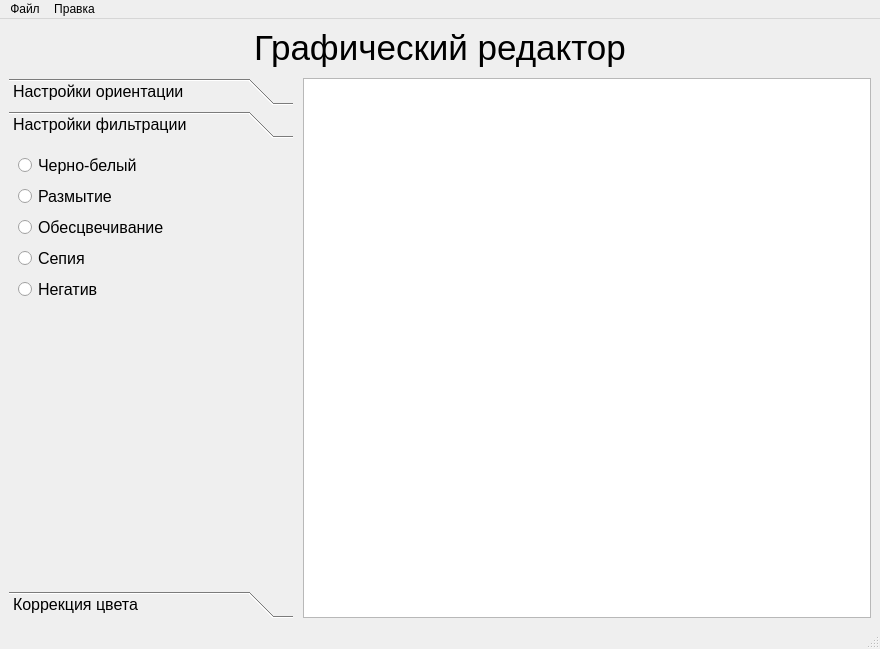
<?xml version="1.0" encoding="UTF-8"?>
<ui version="4.0">
 <class>MainWindow</class>
 <widget class="QMainWindow" name="MainWindow">
  <property name="geometry">
   <rect>
    <x>0</x>
    <y>0</y>
    <width>880</width>
    <height>649</height>
   </rect>
  </property>
  <property name="sizePolicy">
   <sizepolicy hsizetype="Expanding" vsizetype="Maximum">
    <horstretch>0</horstretch>
    <verstretch>0</verstretch>
   </sizepolicy>
  </property>
  <property name="windowTitle">
   <string>ImageProcessor</string>
  </property>
  <widget class="QWidget" name="centralwidget">
   <layout class="QHBoxLayout" name="horizontalLayout">
    <item>
     <layout class="QVBoxLayout" name="verticalLayout" stretch="0,0">
      <property name="spacing">
       <number>10</number>
      </property>
      <item>
       <widget class="QLabel" name="app_name_label">
        <property name="sizePolicy">
         <sizepolicy hsizetype="Expanding" vsizetype="Maximum">
          <horstretch>0</horstretch>
          <verstretch>0</verstretch>
         </sizepolicy>
        </property>
        <property name="font">
         <font>
          <pointsize>26</pointsize>
         </font>
        </property>
        <property name="text">
         <string>Графический редактор</string>
        </property>
        <property name="alignment">
         <set>Qt::AlignCenter</set>
        </property>
       </widget>
      </item>
      <item>
       <layout class="QGridLayout" name="gridLayout" rowstretch="0,0" columnstretch="1,2">
        <item row="1" column="1">
         <layout class="QGridLayout" name="pic_layout">
          <property name="spacing">
           <number>0</number>
          </property>
          <item row="0" column="0">
           <widget class="QGraphicsView" name="pic_view"/>
          </item>
         </layout>
        </item>
        <item row="1" column="0">
         <widget class="QToolBox" name="toolBox">
          <property name="sizePolicy">
           <sizepolicy hsizetype="Expanding" vsizetype="Expanding">
            <horstretch>0</horstretch>
            <verstretch>0</verstretch>
           </sizepolicy>
          </property>
          <property name="font">
           <font>
            <pointsize>12</pointsize>
           </font>
          </property>
          <property name="currentIndex">
           <number>1</number>
          </property>
          <property name="tabSpacing">
           <number>6</number>
          </property>
          <widget class="QWidget" name="orientation_page">
           <property name="geometry">
            <rect>
             <x>0</x>
             <y>0</y>
             <width>284</width>
             <height>434</height>
            </rect>
           </property>
           <attribute name="label">
            <string>Настройки ориентации</string>
           </attribute>
           <layout class="QVBoxLayout" name="verticalLayout_3">
            <item>
             <layout class="QVBoxLayout" name="orientation_settings_layout" stretch="0,0,0,0,0,0,0,0,0">
              <item>
               <widget class="QLabel" name="zoom_label">
                <property name="sizePolicy">
                 <sizepolicy hsizetype="Preferred" vsizetype="Maximum">
                  <horstretch>0</horstretch>
                  <verstretch>0</verstretch>
                 </sizepolicy>
                </property>
                <property name="text">
                 <string>Масштаб:</string>
                </property>
                <property name="alignment">
                 <set>Qt::AlignLeading|Qt::AlignLeft|Qt::AlignVCenter</set>
                </property>
               </widget>
              </item>
              <item>
               <widget class="QSlider" name="zoom_slider">
                <property name="sizePolicy">
                 <sizepolicy hsizetype="Expanding" vsizetype="Fixed">
                  <horstretch>0</horstretch>
                  <verstretch>0</verstretch>
                 </sizepolicy>
                </property>
                <property name="minimumSize">
                 <size>
                  <width>264</width>
                  <height>15</height>
                 </size>
                </property>
                <property name="minimum">
                 <number>50</number>
                </property>
                <property name="maximum">
                 <number>200</number>
                </property>
                <property name="value">
                 <number>100</number>
                </property>
                <property name="orientation">
                 <enum>Qt::Horizontal</enum>
                </property>
               </widget>
              </item>
              <item>
               <layout class="QHBoxLayout" name="zoom_settings_layout" stretch="1,1,3">
                <item>
                 <widget class="QPushButton" name="zoom_decrease_button">
                  <property name="sizePolicy">
                   <sizepolicy hsizetype="Minimum" vsizetype="Maximum">
                    <horstretch>0</horstretch>
                    <verstretch>0</verstretch>
                   </sizepolicy>
                  </property>
                  <property name="minimumSize">
                   <size>
                    <width>20</width>
                    <height>20</height>
                   </size>
                  </property>
                  <property name="font">
                   <font>
                    <pointsize>8</pointsize>
                   </font>
                  </property>
                  <property name="toolTip">
                   <string>Уменьшить масштаб</string>
                  </property>
                  <property name="text">
                   <string>-</string>
                  </property>
                 </widget>
                </item>
                <item>
                 <widget class="QPushButton" name="zoom_increase_button">
                  <property name="sizePolicy">
                   <sizepolicy hsizetype="Minimum" vsizetype="Maximum">
                    <horstretch>0</horstretch>
                    <verstretch>0</verstretch>
                   </sizepolicy>
                  </property>
                  <property name="minimumSize">
                   <size>
                    <width>20</width>
                    <height>20</height>
                   </size>
                  </property>
                  <property name="font">
                   <font>
                    <pointsize>8</pointsize>
                   </font>
                  </property>
                  <property name="toolTip">
                   <string>Увеличить масштаб</string>
                  </property>
                  <property name="text">
                   <string>+</string>
                  </property>
                 </widget>
                </item>
                <item>
                 <widget class="QLabel" name="zoom_percentage_label">
                  <property name="sizePolicy">
                   <sizepolicy hsizetype="Expanding" vsizetype="Maximum">
                    <horstretch>0</horstretch>
                    <verstretch>0</verstretch>
                   </sizepolicy>
                  </property>
                  <property name="minimumSize">
                   <size>
                    <width>0</width>
                    <height>20</height>
                   </size>
                  </property>
                  <property name="font">
                   <font>
                    <pointsize>11</pointsize>
                   </font>
                  </property>
                  <property name="text">
                   <string>100%</string>
                  </property>
                  <property name="alignment">
                   <set>Qt::AlignRight|Qt::AlignTrailing|Qt::AlignVCenter</set>
                  </property>
                 </widget>
                </item>
               </layout>
              </item>
              <item>
               <widget class="QLabel" name="rotate_label">
                <property name="sizePolicy">
                 <sizepolicy hsizetype="Preferred" vsizetype="Minimum">
                  <horstretch>0</horstretch>
                  <verstretch>0</verstretch>
                 </sizepolicy>
                </property>
                <property name="text">
                 <string>Вращение:</string>
                </property>
               </widget>
              </item>
              <item>
               <widget class="QSlider" name="rotate_slider">
                <property name="sizePolicy">
                 <sizepolicy hsizetype="Expanding" vsizetype="Minimum">
                  <horstretch>0</horstretch>
                  <verstretch>0</verstretch>
                 </sizepolicy>
                </property>
                <property name="minimum">
                 <number>-180</number>
                </property>
                <property name="maximum">
                 <number>180</number>
                </property>
                <property name="orientation">
                 <enum>Qt::Horizontal</enum>
                </property>
               </widget>
              </item>
              <item>
               <layout class="QHBoxLayout" name="rotation_settings_layout" stretch="1,1,3">
                <item>
                 <widget class="QPushButton" name="rotate_left_button">
                  <property name="sizePolicy">
                   <sizepolicy hsizetype="Minimum" vsizetype="Maximum">
                    <horstretch>0</horstretch>
                    <verstretch>0</verstretch>
                   </sizepolicy>
                  </property>
                  <property name="minimumSize">
                   <size>
                    <width>20</width>
                    <height>20</height>
                   </size>
                  </property>
                  <property name="text">
                   <string/>
                  </property>
                  <property name="icon">
                   <iconset resource="Resources.qrc">
                    <normaloff>:/icons/r_arrow.png</normaloff>:/icons/r_arrow.png</iconset>
                  </property>
                 </widget>
                </item>
                <item>
                 <widget class="QPushButton" name="rotate_right_button">
                  <property name="sizePolicy">
                   <sizepolicy hsizetype="Minimum" vsizetype="Maximum">
                    <horstretch>0</horstretch>
                    <verstretch>0</verstretch>
                   </sizepolicy>
                  </property>
                  <property name="minimumSize">
                   <size>
                    <width>20</width>
                    <height>20</height>
                   </size>
                  </property>
                  <property name="text">
                   <string/>
                  </property>
                  <property name="icon">
                   <iconset resource="Resources.qrc">
                    <normaloff>:/icons/arrow.png</normaloff>:/icons/arrow.png</iconset>
                  </property>
                 </widget>
                </item>
                <item>
                 <widget class="QLabel" name="rotate_degree_label">
                  <property name="sizePolicy">
                   <sizepolicy hsizetype="Expanding" vsizetype="Maximum">
                    <horstretch>0</horstretch>
                    <verstretch>0</verstretch>
                   </sizepolicy>
                  </property>
                  <property name="toolTip">
                   <string/>
                  </property>
                  <property name="toolTipDuration">
                   <number>6</number>
                  </property>
                  <property name="whatsThis">
                   <string/>
                  </property>
                  <property name="text">
                   <string>0°</string>
                  </property>
                  <property name="alignment">
                   <set>Qt::AlignRight|Qt::AlignTrailing|Qt::AlignVCenter</set>
                  </property>
                 </widget>
                </item>
               </layout>
              </item>
              <item>
               <widget class="QLabel" name="label">
                <property name="text">
                 <string>Отражение:</string>
                </property>
               </widget>
              </item>
              <item>
               <layout class="QHBoxLayout" name="reflection_buttons_layout">
                <item>
                 <widget class="QPushButton" name="horizontal_reflection_button">
                  <property name="text">
                   <string>По горизонтали</string>
                  </property>
                 </widget>
                </item>
                <item>
                 <widget class="QPushButton" name="vertical_reflection_button">
                  <property name="text">
                   <string>По вертикали</string>
                  </property>
                 </widget>
                </item>
               </layout>
              </item>
              <item>
               <spacer name="verticalSpacer">
                <property name="orientation">
                 <enum>Qt::Vertical</enum>
                </property>
                <property name="sizeHint" stdset="0">
                 <size>
                  <width>20</width>
                  <height>40</height>
                 </size>
                </property>
               </spacer>
              </item>
             </layout>
            </item>
           </layout>
          </widget>
          <widget class="QWidget" name="filter_page">
           <property name="geometry">
            <rect>
             <x>0</x>
             <y>0</y>
             <width>284</width>
             <height>434</height>
            </rect>
           </property>
           <attribute name="label">
            <string>Настройки фильтрации</string>
           </attribute>
           <layout class="QVBoxLayout" name="verticalLayout_6">
            <item>
             <layout class="QVBoxLayout" name="filter_page_vlayout">
              <item>
               <widget class="QRadioButton" name="black_white_radio">
                <property name="text">
                 <string>Черно-белый</string>
                </property>
               </widget>
              </item>
              <item>
               <widget class="QRadioButton" name="blur_radio">
                <property name="text">
                 <string>Размытие</string>
                </property>
               </widget>
              </item>
              <item>
               <widget class="QRadioButton" name="colorless_radio">
                <property name="text">
                 <string>Обесцвечивание</string>
                </property>
               </widget>
              </item>
              <item>
               <widget class="QRadioButton" name="sepia_radio">
                <property name="text">
                 <string>Сепия</string>
                </property>
               </widget>
              </item>
              <item>
               <widget class="QRadioButton" name="negative_radio">
                <property name="text">
                 <string>Негатив</string>
                </property>
               </widget>
              </item>
              <item>
               <spacer name="filter_settings_spacer">
                <property name="orientation">
                 <enum>Qt::Vertical</enum>
                </property>
                <property name="sizeHint" stdset="0">
                 <size>
                  <width>20</width>
                  <height>40</height>
                 </size>
                </property>
               </spacer>
              </item>
             </layout>
            </item>
           </layout>
          </widget>
          <widget class="QWidget" name="page">
           <property name="geometry">
            <rect>
             <x>0</x>
             <y>0</y>
             <width>284</width>
             <height>434</height>
            </rect>
           </property>
           <attribute name="label">
            <string>Коррекция цвета</string>
           </attribute>
           <layout class="QVBoxLayout" name="verticalLayout_5">
            <item>
             <layout class="QVBoxLayout" name="verticalLayout_4">
              <item>
               <widget class="QLabel" name="brightness_label">
                <property name="text">
                 <string>Яркость</string>
                </property>
               </widget>
              </item>
              <item>
               <widget class="QSlider" name="brightness_slider">
                <property name="minimum">
                 <number>-255</number>
                </property>
                <property name="maximum">
                 <number>255</number>
                </property>
                <property name="orientation">
                 <enum>Qt::Horizontal</enum>
                </property>
               </widget>
              </item>
              <item>
               <layout class="QHBoxLayout" name="horizontalLayout_6">
                <item>
                 <widget class="QPushButton" name="brightness_decrease_button">
                  <property name="sizePolicy">
                   <sizepolicy hsizetype="Fixed" vsizetype="Fixed">
                    <horstretch>0</horstretch>
                    <verstretch>0</verstretch>
                   </sizepolicy>
                  </property>
                  <property name="text">
                   <string>-</string>
                  </property>
                 </widget>
                </item>
                <item>
                 <widget class="QPushButton" name="brightness_increase_button">
                  <property name="sizePolicy">
                   <sizepolicy hsizetype="Fixed" vsizetype="Fixed">
                    <horstretch>0</horstretch>
                    <verstretch>0</verstretch>
                   </sizepolicy>
                  </property>
                  <property name="text">
                   <string>+</string>
                  </property>
                 </widget>
                </item>
                <item>
                 <widget class="QLabel" name="brightness_level_label">
                  <property name="text">
                   <string>+0</string>
                  </property>
                  <property name="alignment">
                   <set>Qt::AlignRight|Qt::AlignTrailing|Qt::AlignVCenter</set>
                  </property>
                 </widget>
                </item>
               </layout>
              </item>
              <item>
               <widget class="QLabel" name="contrast_label">
                <property name="text">
                 <string>Контрастность</string>
                </property>
               </widget>
              </item>
              <item>
               <widget class="QSlider" name="contrast_slider">
                <property name="minimum">
                 <number>-99</number>
                </property>
                <property name="orientation">
                 <enum>Qt::Horizontal</enum>
                </property>
               </widget>
              </item>
              <item>
               <layout class="QHBoxLayout" name="horizontalLayout_7">
                <item>
                 <widget class="QPushButton" name="contrast_decrease_button">
                  <property name="sizePolicy">
                   <sizepolicy hsizetype="Fixed" vsizetype="Fixed">
                    <horstretch>0</horstretch>
                    <verstretch>0</verstretch>
                   </sizepolicy>
                  </property>
                  <property name="text">
                   <string>-</string>
                  </property>
                 </widget>
                </item>
                <item>
                 <widget class="QPushButton" name="contrast_increase_button">
                  <property name="sizePolicy">
                   <sizepolicy hsizetype="Fixed" vsizetype="Fixed">
                    <horstretch>0</horstretch>
                    <verstretch>0</verstretch>
                   </sizepolicy>
                  </property>
                  <property name="text">
                   <string>+</string>
                  </property>
                 </widget>
                </item>
                <item>
                 <widget class="QLabel" name="contrast_level_label">
                  <property name="text">
                   <string>+0</string>
                  </property>
                  <property name="alignment">
                   <set>Qt::AlignRight|Qt::AlignTrailing|Qt::AlignVCenter</set>
                  </property>
                 </widget>
                </item>
               </layout>
              </item>
              <item>
               <widget class="QLabel" name="red_label">
                <property name="text">
                 <string>Коррекция красного</string>
                </property>
               </widget>
              </item>
              <item>
               <widget class="QSlider" name="red_slider">
                <property name="minimum">
                 <number>-255</number>
                </property>
                <property name="maximum">
                 <number>255</number>
                </property>
                <property name="orientation">
                 <enum>Qt::Horizontal</enum>
                </property>
               </widget>
              </item>
              <item>
               <layout class="QHBoxLayout" name="horizontalLayout_3">
                <item>
                 <widget class="QPushButton" name="red_decrease_button">
                  <property name="sizePolicy">
                   <sizepolicy hsizetype="Fixed" vsizetype="Fixed">
                    <horstretch>0</horstretch>
                    <verstretch>0</verstretch>
                   </sizepolicy>
                  </property>
                  <property name="text">
                   <string>-</string>
                  </property>
                 </widget>
                </item>
                <item>
                 <widget class="QPushButton" name="red_increase_button">
                  <property name="sizePolicy">
                   <sizepolicy hsizetype="Fixed" vsizetype="Fixed">
                    <horstretch>0</horstretch>
                    <verstretch>0</verstretch>
                   </sizepolicy>
                  </property>
                  <property name="minimumSize">
                   <size>
                    <width>20</width>
                    <height>20</height>
                   </size>
                  </property>
                  <property name="text">
                   <string>+</string>
                  </property>
                 </widget>
                </item>
                <item>
                 <widget class="QLabel" name="red_delta_label">
                  <property name="text">
                   <string>+0</string>
                  </property>
                  <property name="alignment">
                   <set>Qt::AlignRight|Qt::AlignTrailing|Qt::AlignVCenter</set>
                  </property>
                 </widget>
                </item>
               </layout>
              </item>
              <item>
               <widget class="QLabel" name="green_label">
                <property name="text">
                 <string>Коррекция зеленого</string>
                </property>
               </widget>
              </item>
              <item>
               <widget class="QSlider" name="green_slider">
                <property name="minimum">
                 <number>-255</number>
                </property>
                <property name="maximum">
                 <number>255</number>
                </property>
                <property name="orientation">
                 <enum>Qt::Horizontal</enum>
                </property>
                <property name="invertedAppearance">
                 <bool>false</bool>
                </property>
                <property name="tickPosition">
                 <enum>QSlider::NoTicks</enum>
                </property>
               </widget>
              </item>
              <item>
               <layout class="QHBoxLayout" name="horizontalLayout_4">
                <item>
                 <widget class="QPushButton" name="green_decrease_button">
                  <property name="sizePolicy">
                   <sizepolicy hsizetype="Fixed" vsizetype="Fixed">
                    <horstretch>0</horstretch>
                    <verstretch>0</verstretch>
                   </sizepolicy>
                  </property>
                  <property name="text">
                   <string>-</string>
                  </property>
                 </widget>
                </item>
                <item>
                 <widget class="QPushButton" name="green_increase_button">
                  <property name="sizePolicy">
                   <sizepolicy hsizetype="Fixed" vsizetype="Fixed">
                    <horstretch>0</horstretch>
                    <verstretch>0</verstretch>
                   </sizepolicy>
                  </property>
                  <property name="text">
                   <string>+</string>
                  </property>
                 </widget>
                </item>
                <item>
                 <widget class="QLabel" name="green_delta_label">
                  <property name="text">
                   <string>+0</string>
                  </property>
                  <property name="alignment">
                   <set>Qt::AlignRight|Qt::AlignTrailing|Qt::AlignVCenter</set>
                  </property>
                 </widget>
                </item>
               </layout>
              </item>
              <item>
               <widget class="QLabel" name="blue_label">
                <property name="text">
                 <string>Коррекция синего</string>
                </property>
               </widget>
              </item>
              <item>
               <widget class="QSlider" name="blue_slider">
                <property name="minimum">
                 <number>-255</number>
                </property>
                <property name="maximum">
                 <number>255</number>
                </property>
                <property name="value">
                 <number>0</number>
                </property>
                <property name="sliderPosition">
                 <number>0</number>
                </property>
                <property name="orientation">
                 <enum>Qt::Horizontal</enum>
                </property>
               </widget>
              </item>
              <item>
               <layout class="QHBoxLayout" name="horizontalLayout_5">
                <item>
                 <widget class="QPushButton" name="blue_decrease_level">
                  <property name="sizePolicy">
                   <sizepolicy hsizetype="Fixed" vsizetype="Fixed">
                    <horstretch>0</horstretch>
                    <verstretch>0</verstretch>
                   </sizepolicy>
                  </property>
                  <property name="text">
                   <string>-</string>
                  </property>
                 </widget>
                </item>
                <item>
                 <widget class="QPushButton" name="blue_increase_level">
                  <property name="sizePolicy">
                   <sizepolicy hsizetype="Fixed" vsizetype="Fixed">
                    <horstretch>0</horstretch>
                    <verstretch>0</verstretch>
                   </sizepolicy>
                  </property>
                  <property name="text">
                   <string>+</string>
                  </property>
                 </widget>
                </item>
                <item>
                 <widget class="QLabel" name="blue_delta_label">
                  <property name="text">
                   <string>+0</string>
                  </property>
                  <property name="alignment">
                   <set>Qt::AlignRight|Qt::AlignTrailing|Qt::AlignVCenter</set>
                  </property>
                 </widget>
                </item>
               </layout>
              </item>
              <item>
               <spacer name="color_correct_spacer">
                <property name="orientation">
                 <enum>Qt::Vertical</enum>
                </property>
                <property name="sizeHint" stdset="0">
                 <size>
                  <width>20</width>
                  <height>40</height>
                 </size>
                </property>
               </spacer>
              </item>
             </layout>
            </item>
           </layout>
          </widget>
         </widget>
        </item>
       </layout>
      </item>
     </layout>
    </item>
   </layout>
  </widget>
  <widget class="QMenuBar" name="menubar">
   <property name="geometry">
    <rect>
     <x>0</x>
     <y>0</y>
     <width>880</width>
     <height>20</height>
    </rect>
   </property>
   <widget class="QMenu" name="menu_2">
    <property name="title">
     <string>Правка</string>
    </property>
    <addaction name="revert_action"/>
   </widget>
   <widget class="QMenu" name="menu">
    <property name="title">
     <string>Файл</string>
    </property>
    <addaction name="open_action"/>
    <addaction name="save_action"/>
    <addaction name="save_as_action"/>
    <addaction name="separator"/>
    <addaction name="quit_action"/>
   </widget>
   <addaction name="menu"/>
   <addaction name="menu_2"/>
  </widget>
  <widget class="QStatusBar" name="statusbar"/>
  <action name="open_action">
   <property name="text">
    <string>Открыть</string>
   </property>
   <property name="shortcut">
    <string>Ctrl+O</string>
   </property>
  </action>
  <action name="save_action">
   <property name="text">
    <string>Сохранить</string>
   </property>
   <property name="shortcut">
    <string>Ctrl+S</string>
   </property>
  </action>
  <action name="save_as_action">
   <property name="text">
    <string>Сохранить как</string>
   </property>
  </action>
  <action name="quit_action">
   <property name="text">
    <string>Выйти</string>
   </property>
  </action>
  <action name="revert_action">
   <property name="text">
    <string>Отменить всё</string>
   </property>
   <property name="shortcut">
    <string>Ctrl+R</string>
   </property>
  </action>
 </widget>
 <resources>
  <include location="Resources.qrc"/>
 </resources>
 <connections/>
</ui>
